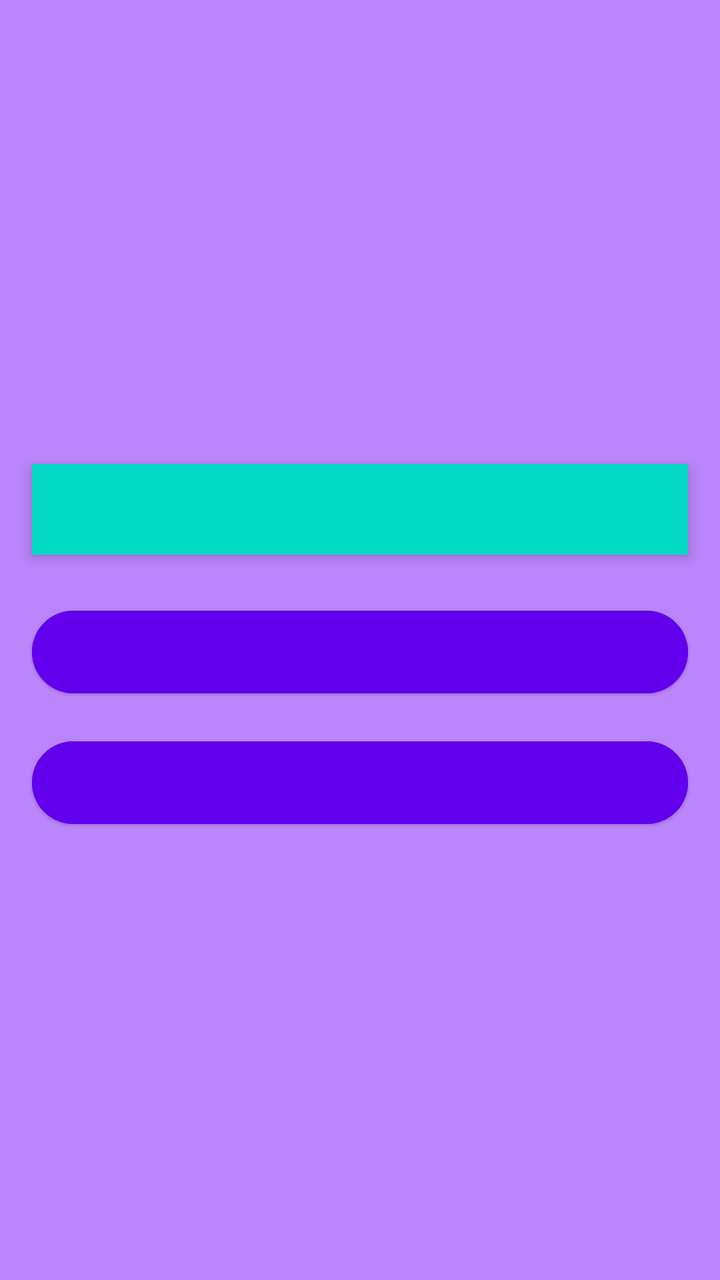
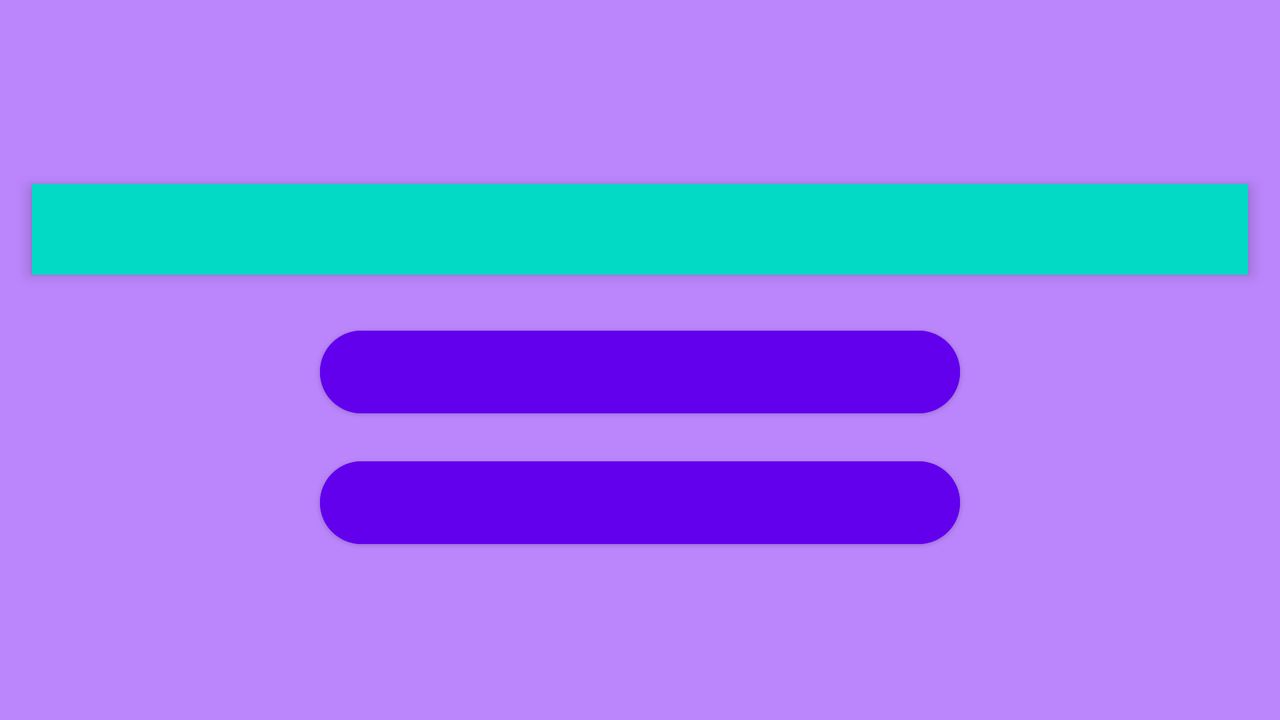

An Android layout and its configuration variant, each rendered on a device that would load it. The default file and the variant file are quoted in full after the pictures.
<!-- AndroidManifest.xml: application theme Theme.AdviceAndInsult -->
<!-- res/layout/fragment_home.xml -->
<?xml version="1.0" encoding="utf-8"?>
<androidx.constraintlayout.widget.ConstraintLayout
    xmlns:android="http://schemas.android.com/apk/res/android"
    xmlns:app="http://schemas.android.com/apk/res-auto"
    xmlns:tools="http://schemas.android.com/tools"
    android:id="@+id/constraint_layout"
    android:layout_width="match_parent"
    android:layout_height="match_parent"
    android:background="@color/purple_200"
    tools:context=".presentation.fragment.home.HomeFragment"
    >

    <com.google.android.material.textview.MaterialTextView
        android:id="@+id/text_home"
        android:layout_width="match_parent"
        android:layout_height="wrap_content"
        style="@style/MaterialTextView"
        android:textColor="@color/black"
        app:layout_constraintVertical_chainStyle="packed"
        app:layout_constraintTop_toTopOf="parent"
        app:layout_constraintBottom_toTopOf="@+id/button_advice"
        app:layout_constraintStart_toStartOf="parent"
        app:layout_constraintEnd_toEndOf="parent"
        />

    <com.google.android.material.button.MaterialButton
        android:id="@+id/button_advice"
        android:layout_width="0dp"
        android:layout_height="wrap_content"
        android:layout_marginStart="0dp"
        android:layout_marginEnd="0dp"
        style="@style/MaterialButton"
        app:layout_constraintTop_toBottomOf="@+id/text_home"
        app:layout_constraintBottom_toTopOf="@+id/button_insult"
        app:layout_constraintStart_toStartOf="@+id/text_home"
        app:layout_constraintEnd_toEndOf="@+id/text_home"
        />

    <com.google.android.material.button.MaterialButton
        android:id="@+id/button_insult"
        android:layout_width="0dp"
        android:layout_height="wrap_content"
        android:layout_marginStart="0dp"
        android:layout_marginEnd="0dp"
        style="@style/MaterialButton"
        app:layout_constraintTop_toBottomOf="@+id/button_advice"
        app:layout_constraintBottom_toBottomOf="parent"
        app:layout_constraintStart_toStartOf="@+id/text_home"
        app:layout_constraintEnd_toEndOf="@+id/text_home"
        />

</androidx.constraintlayout.widget.ConstraintLayout>
<!-- resources referenced by this layout -->
<resources>
  <style name="MaterialButton" parent="Widget.Material3.Button.ElevatedButton">
          <item name="android:layout_width">200dp</item>
          <item name="android:layout_height">wrap_content</item>
          <item name="android:layout_marginTop">8dp</item>
          <item name="android:layout_marginBottom">8dp</item>
          <item name="android:layout_marginStart">8dp</item>
          <item name="android:layout_marginEnd">8dp</item>
          <item name="android:paddingStart">32dp</item>
          <item name="android:paddingEnd">32dp</item>
          <item name="android:textAppearance">@android:style/TextAppearance.Material.Large</item>
          <item name="android:textColor">@color/white</item>
          <item name="android:backgroundTint">@color/purple_500</item>
          <item name="rippleColor">@color/purple_700</item>
      </style>
  <style name="MaterialTextView" parent="Widget.Material3.AutoCompleteTextView.FilledBox">
          <item name="android:layout_marginTop">16dp</item>
          <item name="android:layout_marginBottom">16dp</item>
          <item name="android:layout_marginStart">16dp</item>
          <item name="android:layout_marginEnd">16dp</item>
          <item name="android:padding">8dp</item>
          <item name="android:gravity">center</item>
          <item name="android:textAppearance">@android:style/TextAppearance.Material.Large</item>
          <item name="android:background">@color/teal_200</item>
          <item name="android:elevation">4dp</item>
      </style>
  <style name="Theme.AdviceAndInsult" parent="Theme.Material3.DayNight">
          
          <item name="colorPrimary">@color/purple_500</item>
          <item name="colorPrimaryVariant">@color/purple_700</item>
          <item name="colorOnPrimary">@color/white</item>
          
          <item name="colorSecondary">@color/teal_200</item>
          <item name="colorSecondaryVariant">@color/teal_700</item>
          <item name="colorOnSecondary">@color/black</item>
          
          <item name="android:statusBarColor" tools:targetApi="l">?attr/colorPrimaryVariant</item>
          
      </style>
</resources>
<!-- res/layout-land/fragment_home.xml (the repository's variant of the layout above) -->
<!-- drawn on the phone turned sideways -->
<?xml version="1.0" encoding="utf-8"?>
<androidx.constraintlayout.widget.ConstraintLayout
    xmlns:android="http://schemas.android.com/apk/res/android"
    xmlns:app="http://schemas.android.com/apk/res-auto"
    xmlns:tools="http://schemas.android.com/tools"
    android:id="@+id/constraint_layout"
    android:layout_width="match_parent"
    android:layout_height="match_parent"
    android:background="@color/purple_200"
    tools:context=".presentation.fragment.home.HomeFragment"
    >

    <com.google.android.material.textview.MaterialTextView
        android:id="@+id/text_home"
        android:layout_width="match_parent"
        android:layout_height="wrap_content"
        style="@style/MaterialTextView"
        android:textColor="@color/black"
        app:layout_constraintVertical_chainStyle="packed"
        app:layout_constraintTop_toTopOf="parent"
        app:layout_constraintBottom_toTopOf="@+id/button_advice"
        app:layout_constraintStart_toStartOf="parent"
        app:layout_constraintEnd_toEndOf="parent"
        />

    <androidx.constraintlayout.widget.Guideline
        android:id="@+id/guide_line_start"
        android:layout_width="wrap_content"
        android:layout_height="wrap_content"
        android:layout_marginTop="20dp"
        android:orientation="vertical"
        app:layout_constraintGuide_percent="0.25"
        />

    <androidx.constraintlayout.widget.Guideline
        android:id="@+id/guide_line_end"
        android:layout_width="wrap_content"
        android:layout_height="wrap_content"
        android:layout_marginTop="20dp"
        android:orientation="vertical"
        app:layout_constraintGuide_percent="0.75"
        />

    <com.google.android.material.button.MaterialButton
        android:id="@+id/button_advice"
        android:layout_width="0dp"
        android:layout_height="wrap_content"
        android:layout_marginStart="0dp"
        android:layout_marginEnd="0dp"
        style="@style/MaterialButton"
        app:layout_constraintTop_toBottomOf="@+id/text_home"
        app:layout_constraintBottom_toTopOf="@+id/button_insult"
        app:layout_constraintStart_toStartOf="@+id/guide_line_start"
        app:layout_constraintEnd_toEndOf="@+id/guide_line_end"
        />

    <com.google.android.material.button.MaterialButton
        android:id="@+id/button_insult"
        android:layout_width="0dp"
        android:layout_height="wrap_content"
        android:layout_marginStart="0dp"
        android:layout_marginEnd="0dp"
        style="@style/MaterialButton"
        app:layout_constraintTop_toBottomOf="@+id/button_advice"
        app:layout_constraintBottom_toBottomOf="parent"
        app:layout_constraintStart_toStartOf="@+id/guide_line_start"
        app:layout_constraintEnd_toEndOf="@+id/guide_line_end"
        />

</androidx.constraintlayout.widget.ConstraintLayout>
